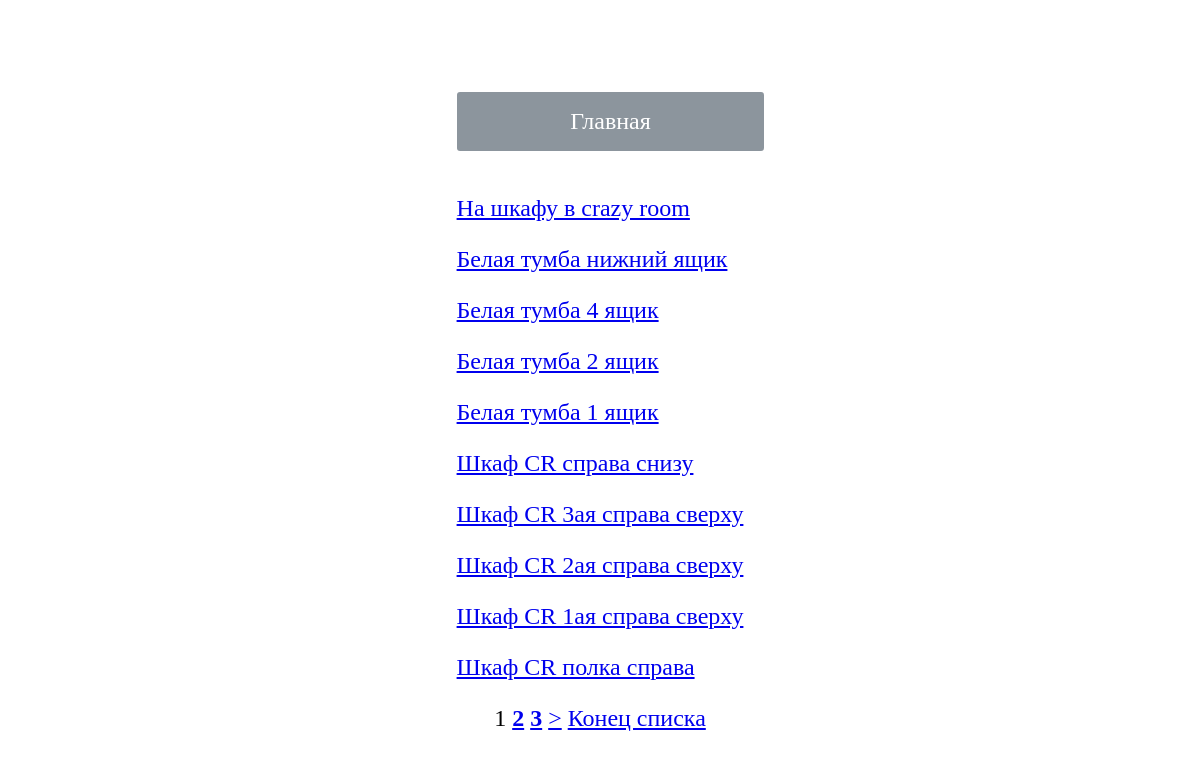
Screenshot of /inventory/location-list/ with the database file from the repository.
### inventory_items/models.py (models this page shows, shortened)
class LocationModel(models.Model):
    name = models.CharField(max_length=30,
                            verbose_name="Название места",
                            blank=False,
                            null=False,
                            unique=True)
    class Meta:
        ordering = ["-id"]

### inventory_items/views.py (the view)
class LocationListView(ListView):
    model = LocationModel
    template_name = 'inventory_items/location_list.html'
    paginate_by = PAGINATION_VAR

### inventory_items/templates/inventory_items/location_list.html (shortened to what this page needs)
{% extends 'inventory_items/base.html' %}
{% block content %}
    {% for cat in object_list %}
        <p>
            <a href="{% url 'inventory:location-details' pk=cat.id %}">
                {% if cat.name %}
                    {{ cat.name }}
                {% elif cat.number %}
                    {{ cat.number }}
                {% else %}
                    НЕТ ДАННЫХ
                {% endif %}
            </a>
        </p>
    {% endfor %}
    <div class="pagination">
        {% for p_item in paginator.page_range %}
            {% if page_obj.number == p_item %}
                {{ p_item }}
            {% elif p_item >= page_obj.number|add:-2 and p_item <= page_obj.number|add:2 %}
                <a href="?page={{ p_item }}"><b>{{ p_item }}</b></a>
            {% endif %}
        {% endfor %}
        {% if page_obj.has_next %}
            <a href="?page={{ page_obj.next_page_number }}">&gt;</a>
            <a href="?page={{ paginator.page_range.stop|add:-1 }}">Конец списка</a>
        {% endif %}
    </div>
{% endblock content %}

### inventory_items/static/css/standard_style.css (style rules this page uses)
html { height: 100vh; }
body { min-height: 100%; }
.parent { display: flex; }
div { font-size: 24px; }
.pagination { text-align: center; }

### inventory_items/static/css/mobile_style.css (style rules this page uses)
html { height: 100vh; }
body { min-height: 100%; }
.parent { display: flex; }
div { font-size: 30px; }
.pagination { text-align: center; }

### rows the page displays
LocationModel: name "На шкафу в crazy room"
LocationModel: name "Белая тумба нижний ящик"
LocationModel: name "Белая тумба 4 ящик"
LocationModel: name "Белая тумба 2 ящик"
LocationModel: name "Белая тумба 1 ящик"
LocationModel: name "Шкаф CR справа снизу"
LocationModel: name "Шкаф CR 3ая справа сверху"
LocationModel: name "Шкаф CR 2ая справа сверху"
LocationModel: name "Шкаф CR 1ая справа сверху"
LocationModel: name "Шкаф CR полка справа"

### other values shown
{{ p_item }} "1"
{{ p_item }} "2" "3"
